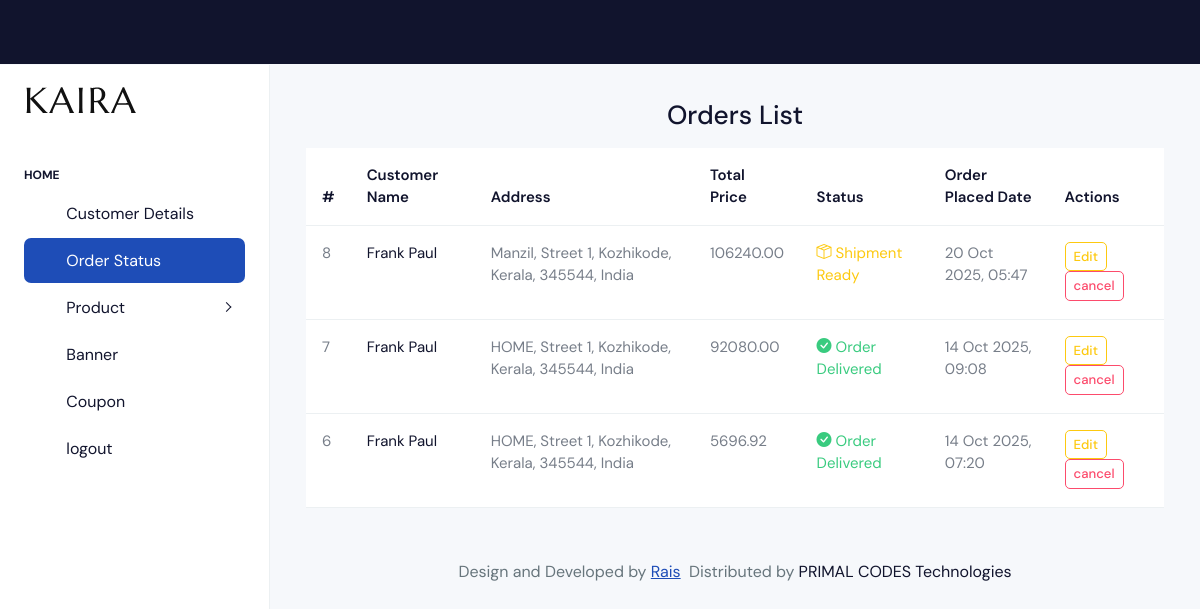
The page /order_status (signed in) on the database as committed earlier.
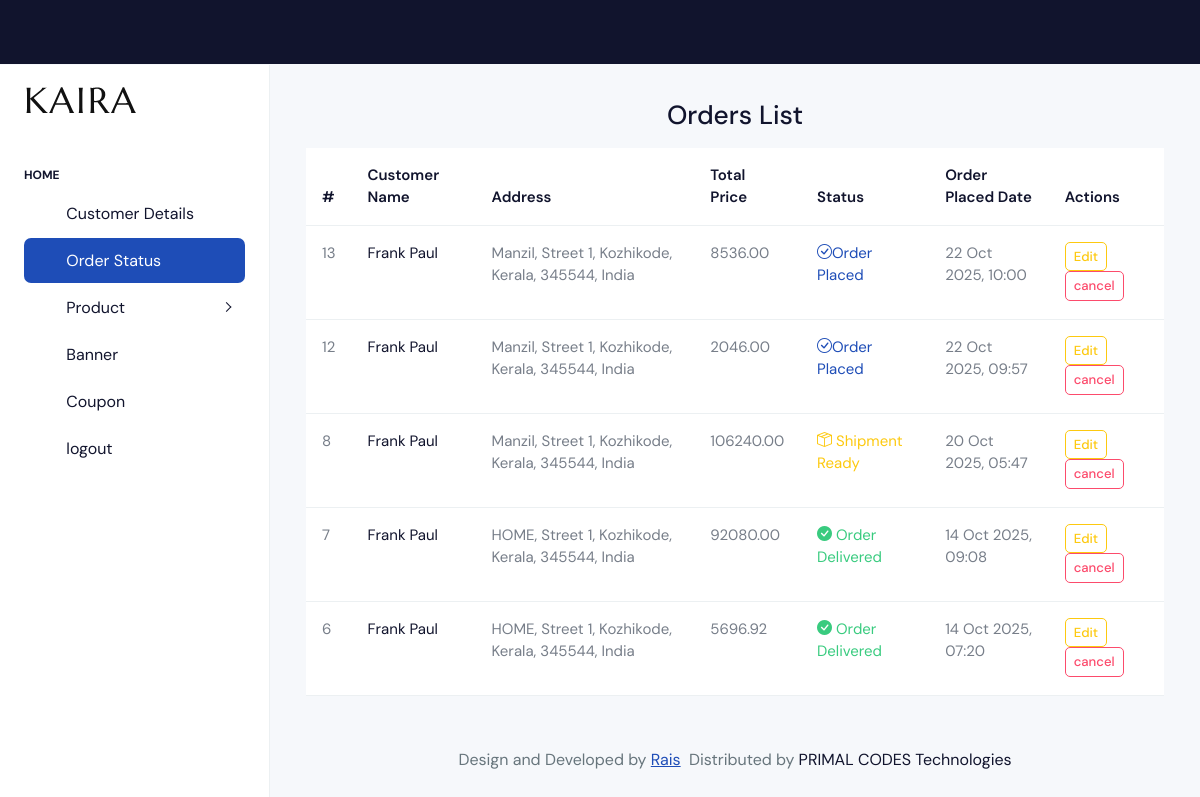
The same page on the database as committed later.
### Ekartapp/models.py (models this page shows, shortened)
class Order(models.Model):
    user = models.ForeignKey(UserModel,on_delete=models.CASCADE,related_name='user_order')
    total_price = models.DecimalField(max_digits=10,decimal_places=2)
    address = models.TextField()
    status = models.CharField(max_length=20,choices=ORDER_STATUS,default='Order Placed')
    created_at = models.DateTimeField(auto_now_add=True)
    coupon = models.ForeignKey(Coupons,null=True,blank=True,on_delete=models.SET_NULL)
    is_seen = models.BooleanField(default=True)

class UserModel(models.Model):
    user = models.OneToOneField(Custom_User,on_delete=models.CASCADE,related_name='User')
    fullName = models.CharField(max_length=500)
    phoneNumber = models.CharField(max_length=20,unique=True)
    gender = models.CharField(max_length=20,choices=GENDER_CHOICES, default='Male')
    profilePicture = models.FileField(upload_to='upload/')
    created_at = models.DateTimeField(auto_now_add=True)
    status = models.BooleanField(default=True)

### Ekartapp/admin_views.py (the view)
# urls.py: path('order_status', admin_views.orderStatus, name='orderStatus1'),
@login_required(login_url='login1')
def orderStatus(request):
    orders = OrderItem.objects.filter(status=True,order__is_seen=True).order_by('-order__created_at')
    order = Order.objects.filter(is_seen=True).order_by('-created_at')
    return render(request,'admin/order/orderStatus.html',{'order':order})

### template/admin/order/orderStatus.html
{% extends 'admin/adminDashboard.html' %}
{% block content %}
<div class="container">
  <div class="row">
    <h3 class="text-center mb-3">Orders List</h3>
    <div class="col">
      <table class="table table-hover">
        <thead>
          <tr>
            <th class="text-dark text-capitalize">#</th>
            <th class="text-dark text-capitalize">Customer name</th>
            <th class="text-dark text-capitalize">address</th>
            <th class="text-dark text-capitalize">Total price</th>
            <th class="text-dark text-capitalize">Status</th>
            <th class="text-dark text-capitalize">Order placed date</th>
            <th class="text-dark text-capitalize">Actions</th>
          </tr>
        </thead>
        <tbody>
          {% for o in order %}
          <tr>
            <td class="text-capitalize">{{ o.id }}</td>
             <td class="text-capitalize"><a href="{% url 'orderItemView' o.id %}">{{ o.user.fullName }}</a></td>
            <td class="text-capitalize">{{ o.address }}</td>
            <td class="text-capitalize">{{ o.total_price }}</td>
            <td class="text-capitalize">
                {% if o.status == 'Order Placed' %}
                <p class="text-primary"><i class="bi bi-check-circle"></i>{{o.status}}</p>
                {% elif o.status == 'Shipment Ready' %}
                 <p class="text-warning"><i class="bi bi-box-seam"></i> {{o.status}}</p>
                {% elif o.status == 'Order Delivered' %}
                 <p class="text-success"><i class="bi bi-check-circle-fill"></i> {{o.status}}</p>
                {% endif %}
            </td>
            <td class="text-capitalize">{{ o.created_at|date:"d M Y, H:i" }}</td>
            <td ><a href="{% url 'orderEdit1' o.id %}" class="btn btn-sm btn-outline-warning me-2">Edit</a>
                   <a href="{% url 'orderStatusDelete' o.id %}" class="btn btn-sm btn-outline-danger">cancel</a>
            </td>
          </tr>
          {% endfor %}
        </tbody>
      </table>
    </div>
  </div>
</div>
{% endblock %}

### template/admin/adminDashboard.html (shortened to what this page needs)
<!doctype html>
<html lang="en">
{% load static %}
<head>
  <link rel="stylesheet" href="{% static 'adminDash/assets/css/styles.min.css' %}" />
  <link rel="stylesheet" href="{% static 'Card/card.css' %}">
</head>
<body>
  <div class="page-wrapper" id="main-wrapper" data-layout="vertical" data-navbarbg="skin6" data-sidebartype="full"
    data-sidebar-position="fixed" data-header-position="fixed">
    <div class="app-topstrip bg-dark py-6 px-3 w-100 d-lg-flex align-items-center justify-content-between">
      <div class="d-flex align-items-center justify-content-center gap-5 mb-2 mb-lg-0">
        <a class="d-flex justify-content-center" href="{% url 'adminHomePage' %}">
          <div style=" width:140px; height:40px"> </div>
        </a>
      </div>
    </div>
    <aside class="left-sidebar">
      <div>
        <div class="brand-logo d-flex align-items-center justify-content-between">
          <a href="{% url 'adminHomePage' %}" class="text-nowrap logo-img">
            <img src="{% static 'home/images/logo.svg' %}" alt="" />
          </a>
        </div>
        <nav class="sidebar-nav scroll-sidebar" data-simplebar="">
          <ul id="sidebarnav">
            <li class="nav-small-cap">
              <span class="hide-menu">Home</span>
            </li>
            <li class="sidebar-item">
              <a class="sidebar-link justify-content-between"
                href="{% url 'adminUser' %}" aria-expanded="false">
                <div class="d-flex align-items-center gap-3">
                  <span class="d-flex">
                    <i class="ti ti-aperture"></i>
                  </span>
                  <span class="hide-menu">Customer Details</span>
                </div>
              </a>
            </li>
            <li class="sidebar-item">
              <a class="sidebar-link justify-content-between"
                href="{% url 'orderStatus1' %}" aria-expanded="false">
                <div class="d-flex align-items-center gap-3">
                  <span class="d-flex">
                    <i class="ti ti-shopping-cart"></i>
                  </span>
                  <span class="hide-menu">Order Status</span>
                </div>
              </a>
            </li>
            <li class="sidebar-item">
              <a class="sidebar-link justify-content-between has-arrow" href="javascript:void(0)" aria-expanded="false">
                <div class="d-flex align-items-center gap-3">
                  <span class="d-flex">
                    <i class="ti ti-layout-grid"></i>
                  </span>
                  <span class="hide-menu">Product</span>
                </div>
              </a>
            </li>
             <li class="sidebar-item">
              <a class="sidebar-link justify-content-between"
                href="{% url 'bannerDisplay' %}"
                aria-expanded="false">
                <div class="d-flex align-items-center gap-3">
                  <span class="d-flex">
                    <i class=" ti ti-bookmark"></i>
                  </span>
                  <span class="hide-menu">Banner</span>
                </div>
              </a>
            </li>
            <li class="sidebar-item">
              <a class="sidebar-link justify-content-between"
                href="{% url 'coupon_list' %}"
                aria-expanded="false">
                <div class="d-flex align-items-center gap-3">
                  <span class="d-flex">
                    <i class="ti ti-wallet"></i>
                  </span>
                  <span class="hide-menu">Coupon</span>
                </div>
              </a>
            </li>
            <li class="sidebar-item">
              <a class="sidebar-link justify-content-between"
                href="{% url 'logout1' %}" aria-expanded="false">
                <div class="d-flex align-items-center gap-3">
                  <span class="d-flex">
                    <i class="ti ti-lock"></i>
                  </span>
                  <span class="hide-menu"> logout </span>
                </div>
              </a>
            </li>
          </ul>
        </nav>
      </div>
    </aside>
    <div class="body-wrapper">
        <div class="container-fluid" style="flex:1">
          {% block content %}
          {% endblock %}
        </div>
        <div class="py-6 px-6 text-center " style="padding:1rem">
            <p class="mb-0 fs-4">Design and Developed by <a href="#"
                class="pe-1 text-primary text-decoration-underline">Rais</a> Distributed by <a href="https://www.primalcodes.com/" target="_blank" >PRIMAL CODES Technologies</a></p>
          </div>
    </div>
  </div>
  <link rel="stylesheet" href="https://cdn.jsdelivr.net/npm/bootstrap-icons@1.11.3/font/bootstrap-icons.min.css">
</body>
</html>

Rows that differ between the two databases and show on the page:
added Order: id "13", user.fullName "Frank Paul", address "Manzil, Street 1, Kozhikode, Kerala, 345544, India", total_price "8536.00", status "Order Placed", created_at "22 Oct 2025, 10:00"
added Order: id "12", user.fullName "Frank Paul", address "Manzil, Street 1, Kozhikode, Kerala, 345544, India", total_price "2046.00", status "Order Placed", created_at "22 Oct 2025, 09:57"
